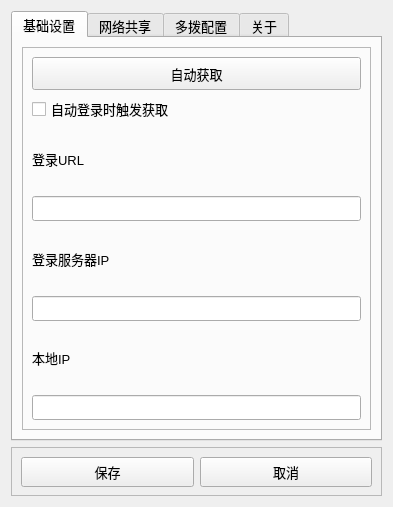
<?xml version="1.0" encoding="UTF-8"?>
<ui version="4.0">
 <class>sac_settings</class>
 <widget class="QWidget" name="sac_settings">
  <property name="geometry">
   <rect>
    <x>0</x>
    <y>0</y>
    <width>393</width>
    <height>507</height>
   </rect>
  </property>
  <property name="sizePolicy">
   <sizepolicy hsizetype="Preferred" vsizetype="Preferred">
    <horstretch>0</horstretch>
    <verstretch>0</verstretch>
   </sizepolicy>
  </property>
  <property name="minimumSize">
   <size>
    <width>0</width>
    <height>0</height>
   </size>
  </property>
  <property name="windowTitle">
   <string>Form</string>
  </property>
  <property name="styleSheet">
   <string notr="true">* {
    font-size: 10pt;
}</string>
  </property>
  <layout class="QGridLayout" name="gridLayout_2">
   <item row="2" column="0">
    <widget class="QFrame" name="frame_2">
     <property name="minimumSize">
      <size>
       <width>0</width>
       <height>0</height>
      </size>
     </property>
     <property name="maximumSize">
      <size>
       <width>16777215</width>
       <height>49</height>
      </size>
     </property>
     <property name="frameShape">
      <enum>QFrame::StyledPanel</enum>
     </property>
     <property name="frameShadow">
      <enum>QFrame::Raised</enum>
     </property>
     <layout class="QHBoxLayout" name="horizontalLayout">
      <item>
       <widget class="QPushButton" name="pushButton">
        <property name="minimumSize">
         <size>
          <width>0</width>
          <height>30</height>
         </size>
        </property>
        <property name="text">
         <string>保存</string>
        </property>
       </widget>
      </item>
      <item>
       <widget class="QPushButton" name="pushButton_2">
        <property name="minimumSize">
         <size>
          <width>0</width>
          <height>30</height>
         </size>
        </property>
        <property name="text">
         <string>取消</string>
        </property>
       </widget>
      </item>
     </layout>
    </widget>
   </item>
   <item row="0" column="0">
    <widget class="QTabWidget" name="tabWidget">
     <property name="styleSheet">
      <string notr="true"/>
     </property>
     <property name="tabPosition">
      <enum>QTabWidget::North</enum>
     </property>
     <property name="tabShape">
      <enum>QTabWidget::Rounded</enum>
     </property>
     <property name="currentIndex">
      <number>0</number>
     </property>
     <widget class="QWidget" name="tab">
      <attribute name="title">
       <string>基础设置</string>
      </attribute>
      <layout class="QGridLayout" name="gridLayout">
       <item row="0" column="0">
        <widget class="QFrame" name="frame">
         <property name="minimumSize">
          <size>
           <width>0</width>
           <height>0</height>
          </size>
         </property>
         <property name="frameShape">
          <enum>QFrame::StyledPanel</enum>
         </property>
         <property name="frameShadow">
          <enum>QFrame::Raised</enum>
         </property>
         <layout class="QVBoxLayout" name="verticalLayout">
          <item>
           <widget class="QPushButton" name="pushButton_3">
            <property name="minimumSize">
             <size>
              <width>0</width>
              <height>33</height>
             </size>
            </property>
            <property name="text">
             <string>自动获取</string>
            </property>
           </widget>
          </item>
          <item>
           <widget class="QCheckBox" name="checkBox_autoCheckIP">
            <property name="toolTip">
             <string>自动登录开启时，每次都重新获取一次登录信息。这可能适用于在学校不同地方接入网络时IP变化的问题。</string>
            </property>
            <property name="text">
             <string>自动登录时触发获取</string>
            </property>
           </widget>
          </item>
          <item>
           <widget class="QLabel" name="label">
            <property name="text">
             <string>登录URL</string>
            </property>
           </widget>
          </item>
          <item>
           <widget class="QLineEdit" name="lineEdit">
            <property name="minimumSize">
             <size>
              <width>0</width>
              <height>25</height>
             </size>
            </property>
           </widget>
          </item>
          <item>
           <widget class="QLabel" name="label_2">
            <property name="text">
             <string>登录服务器IP</string>
            </property>
           </widget>
          </item>
          <item>
           <widget class="QLineEdit" name="lineEdit_2">
            <property name="minimumSize">
             <size>
              <width>0</width>
              <height>25</height>
             </size>
            </property>
           </widget>
          </item>
          <item>
           <widget class="QLabel" name="label_3">
            <property name="text">
             <string>本地IP</string>
            </property>
           </widget>
          </item>
          <item>
           <widget class="QLineEdit" name="lineEdit_3">
            <property name="minimumSize">
             <size>
              <width>0</width>
              <height>25</height>
             </size>
            </property>
           </widget>
          </item>
         </layout>
        </widget>
       </item>
      </layout>
     </widget>
     <widget class="QWidget" name="tab_5">
      <attribute name="title">
       <string>网络共享</string>
      </attribute>
      <attribute name="toolTip">
       <string>通过Easytier建立网络共享</string>
      </attribute>
      <layout class="QGridLayout" name="gridLayout_5">
       <item row="11" column="0" colspan="2">
        <widget class="QLabel" name="label_local_ip">
         <property name="sizePolicy">
          <sizepolicy hsizetype="Maximum" vsizetype="Maximum">
           <horstretch>0</horstretch>
           <verstretch>0</verstretch>
          </sizepolicy>
         </property>
         <property name="styleSheet">
          <string notr="true"/>
         </property>
         <property name="text">
          <string>本机IP：</string>
         </property>
         <property name="alignment">
          <set>Qt::AlignRight|Qt::AlignTrailing|Qt::AlignVCenter</set>
         </property>
        </widget>
       </item>
       <item row="11" column="2">
        <widget class="QComboBox" name="comboBox">
         <property name="sizePolicy">
          <sizepolicy hsizetype="Expanding" vsizetype="Fixed">
           <horstretch>0</horstretch>
           <verstretch>0</verstretch>
          </sizepolicy>
         </property>
        </widget>
       </item>
       <item row="1" column="0" colspan="5">
        <widget class="QLabel" name="label_6">
         <property name="sizePolicy">
          <sizepolicy hsizetype="Preferred" vsizetype="Minimum">
           <horstretch>0</horstretch>
           <verstretch>0</verstretch>
          </sizepolicy>
         </property>
         <property name="maximumSize">
          <size>
           <width>16777215</width>
           <height>70</height>
          </size>
         </property>
         <property name="styleSheet">
          <string notr="true">QLabel {
    color: rgb(152, 152, 152);
}</string>
         </property>
         <property name="text">
          <string>开启网络共享后，本机将作为出口节点通过 EasyTier 共享网络，其他绳网用户可通过输入本机 IP 和密钥连接使用，设备数量不限。通过主页“启用共享”建立隧道。</string>
         </property>
         <property name="scaledContents">
          <bool>false</bool>
         </property>
         <property name="alignment">
          <set>Qt::AlignHCenter|Qt::AlignTop</set>
         </property>
         <property name="wordWrap">
          <bool>true</bool>
         </property>
        </widget>
       </item>
       <item row="2" column="1" colspan="2">
        <widget class="QLineEdit" name="lineEdit_et_userconf">
         <property name="readOnly">
          <bool>true</bool>
         </property>
        </widget>
       </item>
       <item row="7" column="0" colspan="5">
        <widget class="QGroupBox" name="groupBox">
         <property name="title">
          <string>隧道配置</string>
         </property>
         <layout class="QGridLayout" name="gridLayout_6">
          <item row="2" column="0">
           <widget class="QLabel" name="label_4">
            <property name="sizePolicy">
             <sizepolicy hsizetype="Maximum" vsizetype="Preferred">
              <horstretch>0</horstretch>
              <verstretch>0</verstretch>
             </sizepolicy>
            </property>
            <property name="text">
             <string>节点限速(Byte)</string>
            </property>
           </widget>
          </item>
          <item row="2" column="1" colspan="2">
           <widget class="QSpinBox" name="speed_limit_spinBox">
            <property name="sizePolicy">
             <sizepolicy hsizetype="Minimum" vsizetype="Fixed">
              <horstretch>0</horstretch>
              <verstretch>0</verstretch>
             </sizepolicy>
            </property>
            <property name="minimumSize">
             <size>
              <width>0</width>
              <height>23</height>
             </size>
            </property>
           </widget>
          </item>
          <item row="1" column="0">
           <widget class="QLabel" name="label_7">
            <property name="sizePolicy">
             <sizepolicy hsizetype="Maximum" vsizetype="Preferred">
              <horstretch>0</horstretch>
              <verstretch>0</verstretch>
             </sizepolicy>
            </property>
            <property name="text">
             <string>密钥: </string>
            </property>
           </widget>
          </item>
          <item row="1" column="1" colspan="2">
           <widget class="QLineEdit" name="lineEdit_4">
            <property name="sizePolicy">
             <sizepolicy hsizetype="Expanding" vsizetype="Fixed">
              <horstretch>0</horstretch>
              <verstretch>0</verstretch>
             </sizepolicy>
            </property>
            <property name="minimumSize">
             <size>
              <width>0</width>
              <height>23</height>
             </size>
            </property>
           </widget>
          </item>
          <item row="11" column="0" colspan="3">
           <widget class="QCheckBox" name="checkBox_2">
            <property name="text">
             <string>禁用IPv6</string>
            </property>
           </widget>
          </item>
         </layout>
        </widget>
       </item>
       <item row="9" column="0" colspan="3">
        <widget class="QLabel" name="label_8">
         <property name="sizePolicy">
          <sizepolicy hsizetype="Preferred" vsizetype="Maximum">
           <horstretch>0</horstretch>
           <verstretch>0</verstretch>
          </sizepolicy>
         </property>
         <property name="text">
          <string>端口：</string>
         </property>
         <property name="alignment">
          <set>Qt::AlignCenter</set>
         </property>
        </widget>
       </item>
       <item row="8" column="0" colspan="3">
        <widget class="QCheckBox" name="checkBox">
         <property name="layoutDirection">
          <enum>Qt::LeftToRight</enum>
         </property>
         <property name="text">
          <string>通过WebUI共享绳网应用</string>
         </property>
        </widget>
       </item>
       <item row="3" column="0">
        <spacer name="verticalSpacer">
         <property name="orientation">
          <enum>Qt::Vertical</enum>
         </property>
         <property name="sizeType">
          <enum>QSizePolicy::Fixed</enum>
         </property>
         <property name="sizeHint" stdset="0">
          <size>
           <width>20</width>
           <height>5</height>
          </size>
         </property>
        </spacer>
       </item>
       <item row="2" column="0">
        <widget class="QRadioButton" name="radioButton_userconfig">
         <property name="text">
          <string>使用自定义隧道配置</string>
         </property>
        </widget>
       </item>
       <item row="10" column="0">
        <spacer name="verticalSpacer_2">
         <property name="orientation">
          <enum>Qt::Vertical</enum>
         </property>
         <property name="sizeType">
          <enum>QSizePolicy::Fixed</enum>
         </property>
         <property name="sizeHint" stdset="0">
          <size>
           <width>20</width>
           <height>10</height>
          </size>
         </property>
        </spacer>
       </item>
      </layout>
     </widget>
     <widget class="QWidget" name="tab_2">
      <attribute name="title">
       <string>多拨配置</string>
      </attribute>
      <layout class="QGridLayout" name="gridLayout_3">
       <property name="leftMargin">
        <number>0</number>
       </property>
       <property name="topMargin">
        <number>9</number>
       </property>
       <property name="rightMargin">
        <number>0</number>
       </property>
       <property name="bottomMargin">
        <number>9</number>
       </property>
       <item row="0" column="0">
        <widget class="QPushButton" name="pushButton_4">
         <property name="minimumSize">
          <size>
           <width>0</width>
           <height>30</height>
          </size>
         </property>
         <property name="text">
          <string>新增配置</string>
         </property>
        </widget>
       </item>
       <item row="4" column="0">
        <widget class="QTabWidget" name="tabWidget_2">
         <property name="currentIndex">
          <number>0</number>
         </property>
         <widget class="QWidget" name="tab_3">
          <attribute name="title">
           <string>配置1</string>
          </attribute>
         </widget>
        </widget>
       </item>
       <item row="1" column="0">
        <widget class="QPushButton" name="pushButton_5">
         <property name="minimumSize">
          <size>
           <width>0</width>
           <height>30</height>
          </size>
         </property>
         <property name="text">
          <string>删除配置</string>
         </property>
        </widget>
       </item>
       <item row="5" column="0">
        <widget class="QPushButton" name="pushButton_6">
         <property name="minimumSize">
          <size>
           <width>0</width>
           <height>35</height>
          </size>
         </property>
         <property name="text">
          <string>立即多拨</string>
         </property>
        </widget>
       </item>
      </layout>
     </widget>
     <widget class="QWidget" name="tab_4">
      <attribute name="title">
       <string>关于</string>
      </attribute>
      <layout class="QGridLayout" name="gridLayout_4">
       <item row="2" column="0">
        <widget class="QLabel" name="label_5">
         <property name="styleSheet">
          <string notr="true">font-size: 10pt;</string>
         </property>
         <property name="text">
          <string>&lt;html&gt;&lt;head/&gt;&lt;body&gt;&lt;p&gt;感谢您接入 &lt;span style=&quot; font-weight:600;&quot;&gt;绳网（InterKnot）&lt;/span&gt;。&lt;/p&gt;&lt;p&gt;在无形的数据洪流之中，我们以结为契，以绳为网，将零散的节点重新编织。绳网源于对效率与自由的追求——让繁琐的认证流程化作一次优雅的连接。&lt;br/&gt;&lt;br/&gt;借助 EasyTier 的组网能力，已连接的设备还可作为出口节点，在封闭的边界之中，悄然编织属于自己的通路。&lt;/p&gt;&lt;p&gt;项目地址：&lt;a href=&quot;https://github.com/Yish1/InterKnot_Auth&quot;&gt;&lt;span style=&quot; text-decoration: underline; color:#0000ff;&quot;&gt;github.com/Yish1/InterKnot_Auth&lt;/span&gt;&lt;/a&gt;&lt;/p&gt;&lt;/body&gt;&lt;/html&gt;</string>
         </property>
         <property name="wordWrap">
          <bool>true</bool>
         </property>
         <property name="openExternalLinks">
          <bool>true</bool>
         </property>
        </widget>
       </item>
       <item row="0" column="0">
        <widget class="QPushButton" name="pushButton_7">
         <property name="minimumSize">
          <size>
           <width>0</width>
           <height>35</height>
          </size>
         </property>
         <property name="toolTip">
          <string/>
         </property>
         <property name="text">
          <string>清空所有配置</string>
         </property>
        </widget>
       </item>
       <item row="1" column="0">
        <widget class="QPushButton" name="pushButton_8">
         <property name="minimumSize">
          <size>
           <width>0</width>
           <height>35</height>
          </size>
         </property>
         <property name="text">
          <string>打开配置路径</string>
         </property>
        </widget>
       </item>
      </layout>
     </widget>
    </widget>
   </item>
  </layout>
 </widget>
 <resources>
  <include location="../res/res.qrc"/>
 </resources>
 <connections/>
</ui>
